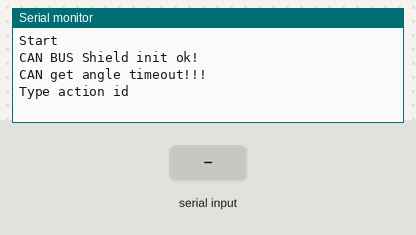
Bench run of a sketch on a simulated Arduino Uno, built with avr-gcc and run on an emulated ATmega328P. On the bench: the last lines printed to the serial monitor. The test bench sets the inputs (shaded band).

Above: at 1.2 s.
1.3 s: "3\n" received over Serial
At 2.4 s:
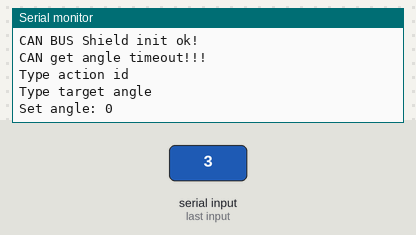
2.9 s: "4\n" received over Serial
At 3.5 s:
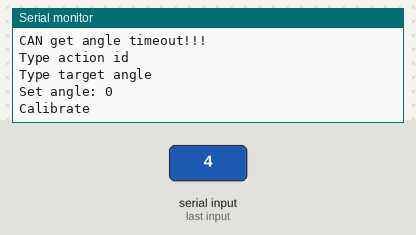
4.4 s: "5\n" received over Serial
At 4.8 s:
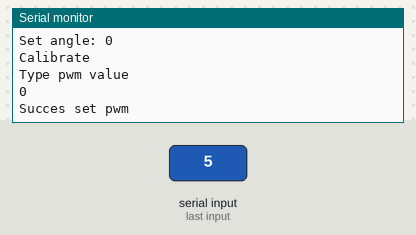

Measured:
- after the input at 1.3 s, the serial monitor: prints a new line at once (image 1)
- after the input at 2.9 s, the serial monitor: prints a new line at once (image 2)
- after the input at 4.4 s, the serial monitor: prints a new line at once (image 3)

The sketch:

main.ino
```cpp
#include <mcp_can.h>
#include <SPI.h>


class Wheel {
  private:
    MCP_CAN CAN = MCP_CAN(53);
    int currentAngle;
    int targetAngle;
    unsigned char len = 0;
    unsigned char buf[8] = {0, 0, 0, 0, 0, 0, 0, 0};

  public:
    void calibrate() {                                   // Запуск калибровки
      CAN.sendMsgBuf(4, 0, 0, buf);
      Serial.println("Calibrate");
    }

    void setPWM(int val) {                               // Установка напряжения
      buf[0] = val;
      CAN.sendMsgBuf(5, 0, 1, buf);
      Serial.println("Succes set pwm");
    }

    void setAngleNow(int angle) {                        // Установка угла
      targetAngle = angle;
      buf[0] = targetAngle;
      byte *tempBuf = (byte*)&angle;
      CAN.sendMsgBuf(3, 0, 2, tempBuf);
      Serial.print("Set angle: ");
      Serial.println(targetAngle);
    }

    int getAngleNow() {
      CAN.sendMsgBuf(1, 0, 0, buf);
      unsigned long time = millis();
      while (millis() - time < 50) {
        if (CAN_MSGAVAIL == CAN.checkReceive()) {       // Прорверка получения данных
          CAN.readMsgBuf(&len, buf);    // read data
          if (CAN.getCanId() == 0x02) {                 // Получение угла
            currentAngle = (buf[1] << 8) + buf[0];
            Serial.print("Obtained angle: ");
            Serial.println(currentAngle);
            return currentAngle;
          }
        }
      }
      Serial.println("CAN get angle timeout!!!");
    }

    init() {
      while (CAN_OK != CAN.begin(CAN_500KBPS)) {            // init can bus : baudrate = 500k
          Serial.println("CAN BUS Shield init fail");
          Serial.println("Init CAN BUS Shield again");
          delay(200);
      }
      Serial.println("CAN BUS Shield init ok!");
      targetAngle = getAngleNow();
    }

    void setAngle(int angle) {
      targetAngle = angle;
    }

    int getAngle(){
      return currentAngle;
    }

    void update() {
      getAngleNow();
      setAngleNow(targetAngle);
    }
};

double leftX;
Wheel wheel;
int remote = -1;

void setup() {
  Serial.begin(115200);
  Serial.setTimeout(100);
  Serial.println("Start");
  wheel.init();
  Serial.println("Type action id");
}

void loop() {
  int action = 0;
  if (Serial.available() > 0) {
    action = Serial.parseInt();

    if (action == 1) {                      // Запрос на получение текущего угла
      wheel.getAngleNow();
    }

    else if (action == 3) {                 // Запрос на отправку целевого угла
      int angle = 9999;
      Serial.println("Type target angle");
      while(angle == 9999){
        if (Serial.available() > 0) {
          angle = Serial.parseInt();
        }
      }
      wheel.setAngleNow(angle);
    }

    else if (action == 4) {                 // Запрос на запуск калибровки
      wheel.calibrate();
    }

    else if (action == 5) {                 // Запрос на отправку напряжения
      int val = 9999;
      Serial.println("Type pwm value");
      while(val == 9999){
        if (Serial.available() > 0) {
          val = Serial.parseInt();
        }
      }
      Serial.println(val);
      wheel.setPWM(val);
    }
    else if (action == 6) {
      remote *= -1;
    }
  }

  if (remote == 1) {                         // Режим дистанционного управления
    int pulse = pulseIn(7, HIGH, 42000);
    leftX = (pulse - 994) / 1000.0;
    wheel.setPWM(int(leftX * 195 + 30));
  }

  delay(50);
}
```
